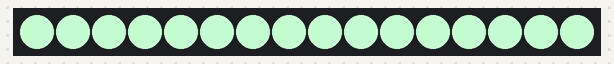
This sketch was run on a simulated ATtiny85, built with avr-gcc and run on an emulated ATtiny85. On the bench: 16 RGB LEDs in strip order, left to right. Dim RGB values are drawn brighter than linear; random numbers use the default seed unless the sketch sets one.

Above: at 5.2 s.
At 15.4 s:
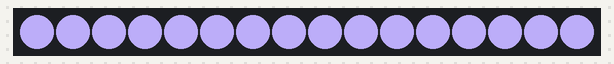
At 30.5 s:
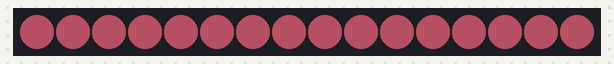
At 35.7 s:
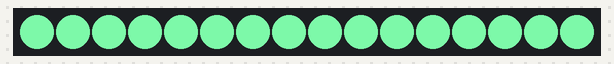

Measured:
- what the display in image 1 shows lasts 5.1 s, from 15.3 s to 20.4 s
- what the display in image 2 shows lasts 5.2 s, from 30.5 s to 35.7 s

The sketch:

dimmin.ino
```cpp
#include <Adafruit_NeoPixel.h>
#ifdef __AVR_ATtiny85__ // Trinket, Gemma, etc.
#include <avr/power.h>
#endif

#define PIN 0

// Parameter 1 = number of pixels in strip
// Parameter 2 = Arduino pin number (most are valid)
// Parameter 3 = pixel type flags, add together as needed:
//   NEO_KHZ800  800 KHz bitstream (most NeoPixel products w/WS2812 LEDs)
//   NEO_KHZ400  400 KHz (classic 'v1' (not v2) FLORA pixels, WS2811 drivers)
//   NEO_GRB     Pixels are wired for GRB bitstream (most NeoPixel products)
//   NEO_RGB     Pixels are wired for RGB bitstream (v1 FLORA pixels, not v2)
Adafruit_NeoPixel strip = Adafruit_NeoPixel(16, PIN, NEO_GRB + NEO_KHZ800);

// IMPORTANT: To reduce NeoPixel burnout risk, add 1000 uF capacitor across
// pixel power leads, add 300 - 500 Ohm resistor on first pixel's data input
// and minimize distance between Arduino and first pixel.  Avoid connecting
// on a live circuit...if you must, connect GND first.


void setup() {
  strip.begin();
  strip.show(); // Initialize all pixels to 'off'
  randomSeed(analogRead(2));


}

void loop() {
dimm(); // one random pixel blink

}


void dimm() {
    int B=random(255);
    int R=random(255);
    int G=random(255);

    for ( int Q=0; Q < 250; Q++ ){
    for ( int p=0; p < 16; p++ ) {


      strip.setBrightness(Q);
    strip.setPixelColor(p,R,G,B);

    strip.show();
      }
  }

}
```
